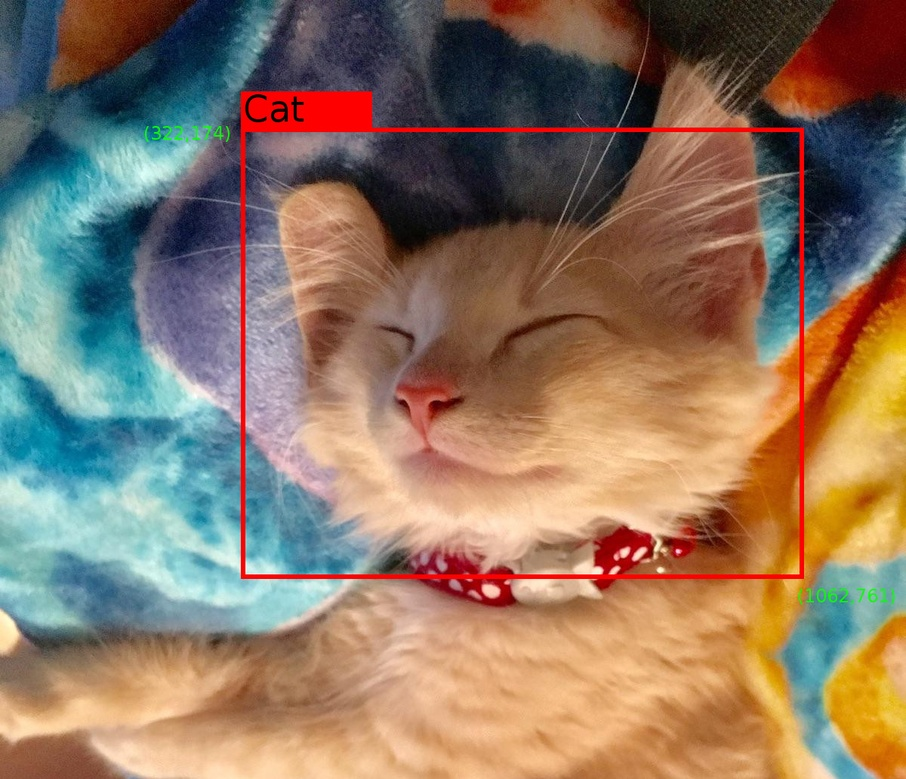
#> input picture object_detection/g3doc/img/example_cat.jpg, 906 x 779 px, shrunk from 1200 x 1032 before the run
$ python -i augmentData.py   (imports and definitions only)
#> lines starting #> are read from the running program, lines starting #| are printed output that depends on the picture
#> further down, picture is the input picture: shape (779, 906, 3); mean B, G, R 99.5, 118.4, 140.6
import os, sys, math, cv2
import numpy as np
from numpy import random
# input folder cannot contain any subdir

def main(sys):
	input_folder = sys.argv[1]
	rotate_angle = sys.argv[2]
	how_many_percentage = float(sys.argv[3])

	input_folder = os.path.abspath(input_folder)
	rotate_angle = int(rotate_angle)

	number_of_files = math.ceil(filecount(input_folder)*how_many_percentage)
	all_files_in_dir = os.listdir(input_folder)
	filenames = random.choice(all_files_in_dir, number_of_files)

	for file in filenames:
		file_path = input_folder + '/' + file
		img = cv2.imread(file_path)
		img_augmented = contrast_change(img)

		cv2.imwrite(file_path, img_augmented)


def contrast_change(img):
	lab= cv2.cvtColor(img, cv2.COLOR_BGR2LAB)
#> lab: shape (779, 906, 3); mean of channels 0, 1, 2 132.5, 136.3, 142.5
	l, a, b = cv2.split(lab)
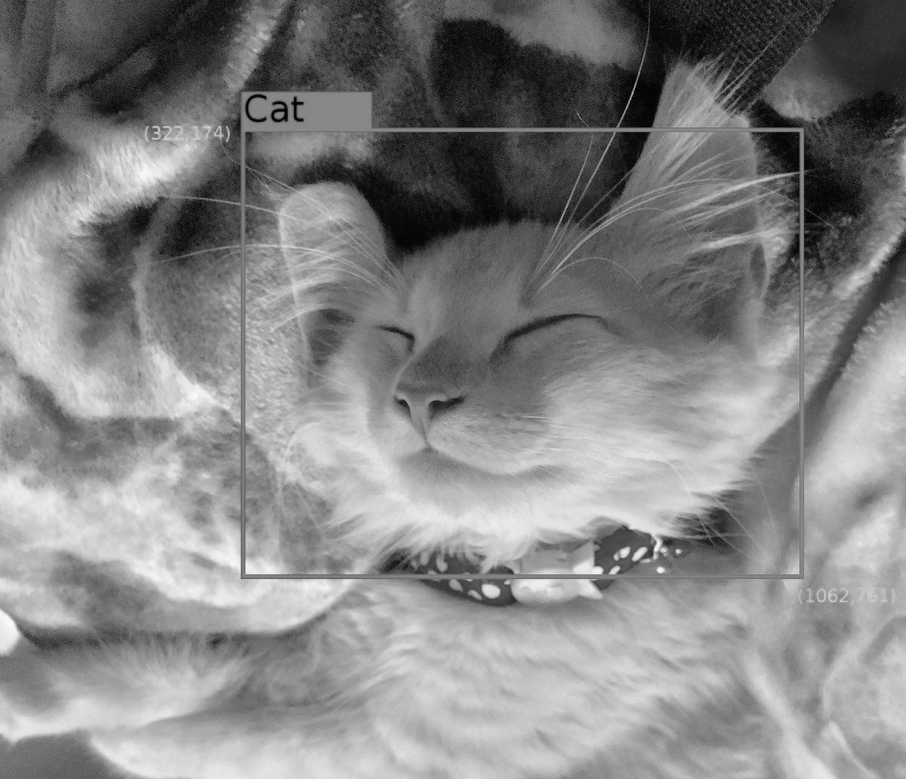
#> l: shape (779, 906); min 0, max 255, mean 132.5
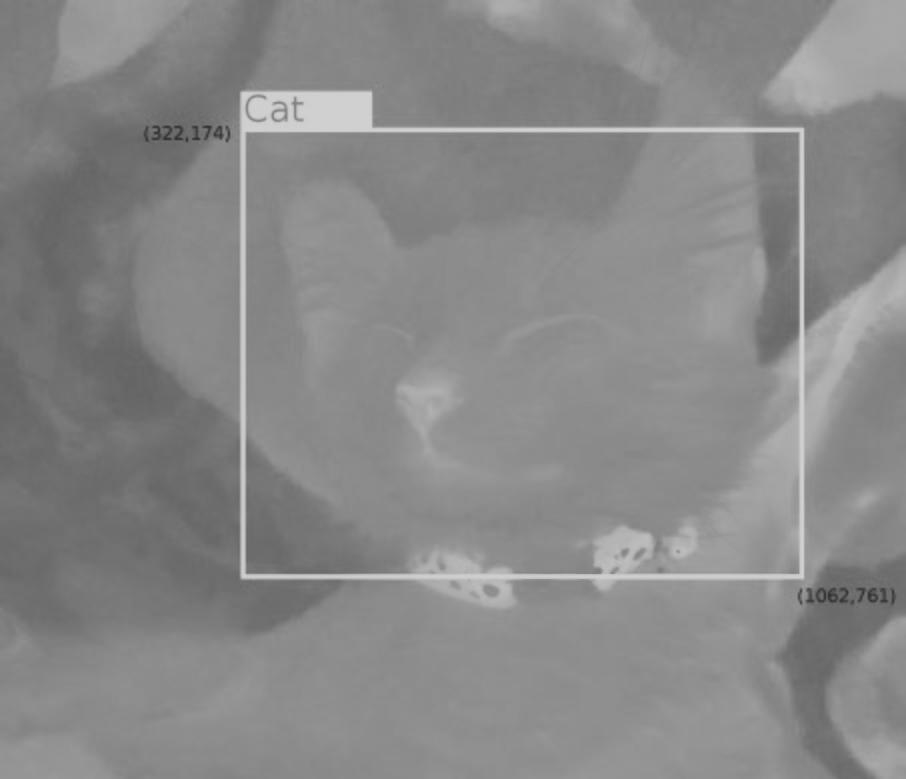
#> a: shape (779, 906); min 48, max 208, mean 136.3
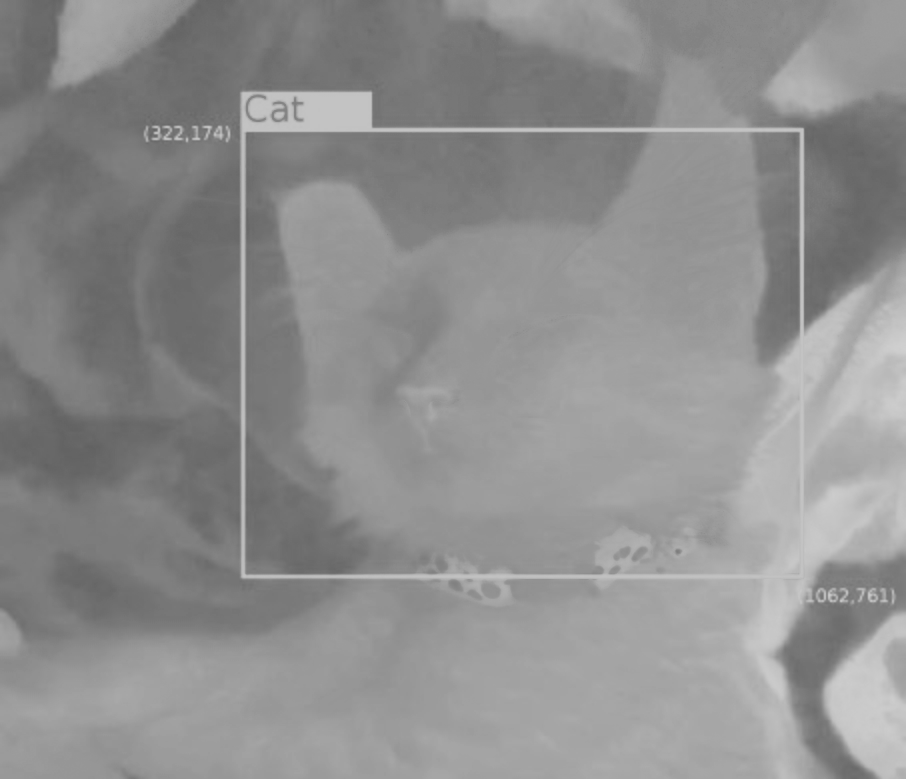
#> b: shape (779, 906); min 97, max 208, mean 142.5

	clahe = cv2.createCLAHE(clipLimit=2.0, tileGridSize=(5,5))
	cl = clahe.apply(l)
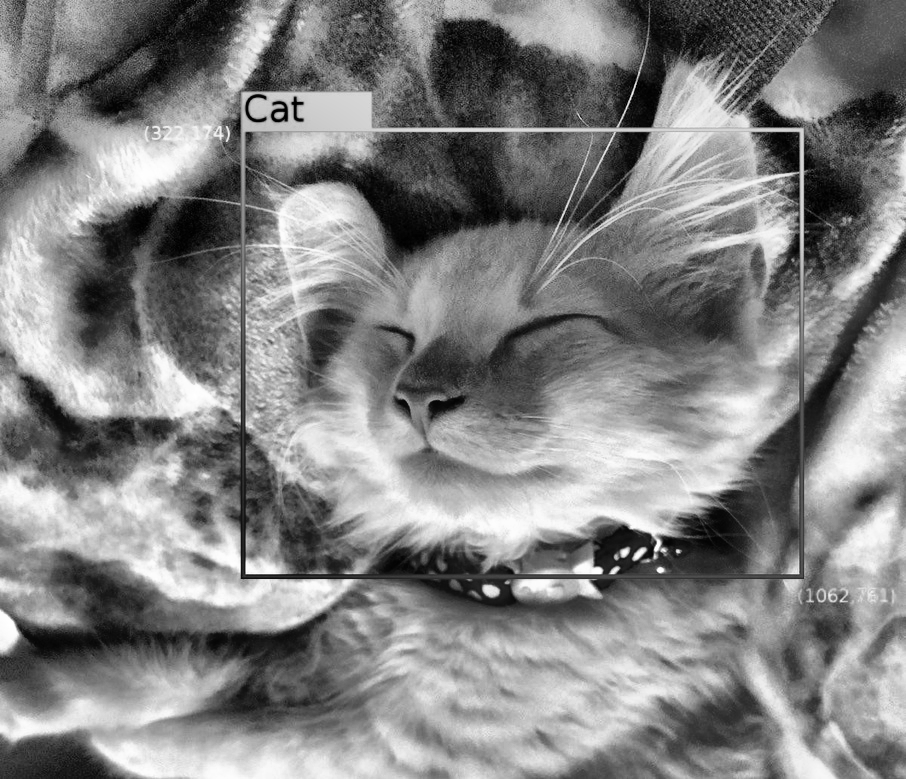
#> cl: shape (779, 906); min 0, max 255, mean 130.4

	limg = cv2.merge((cl,a,b))
#> limg: shape (779, 906, 3); mean of channels 0, 1, 2 130.4, 136.3, 142.5

	final_image = cv2.cvtColor(limg, cv2.COLOR_LAB2BGR)
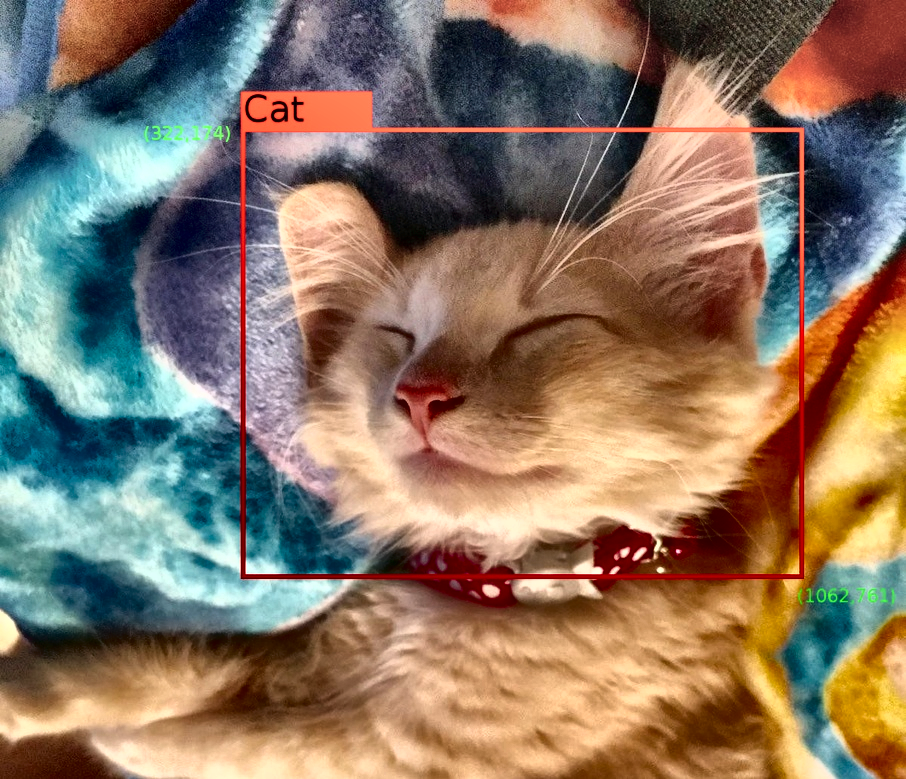
#> final_image: shape (779, 906, 3); mean B, G, R 99.9, 118.1, 137.6
	return final_image


def rot_img(img, rot_angle):
	num_rows, num_cols = img.shape[:2]
	rot_matrix = cv2.getRotationMatrix2D((num_cols/2, num_rows/2), rotate_angle, 1)
	img_rotation = cv2.warpAffine(img,rot_matrix, (num_cols, num_rows))
	return img_rotation

# counts files in a folder
def filecount(folder_path):
	numfiles = sum(1 for f in os.listdir(folder_path) if (os.path.isfile(os.path.join(folder_path, f)) and os.path.join(folder_path,f).endswith('.jpeg')))
	return numfiles

# [2 lines not run here, left out]

>>> import cv2
>>> picture = cv2.imread('../object_detection/g3doc/img/example_cat.jpg')
>>> result = contrast_change(picture)
